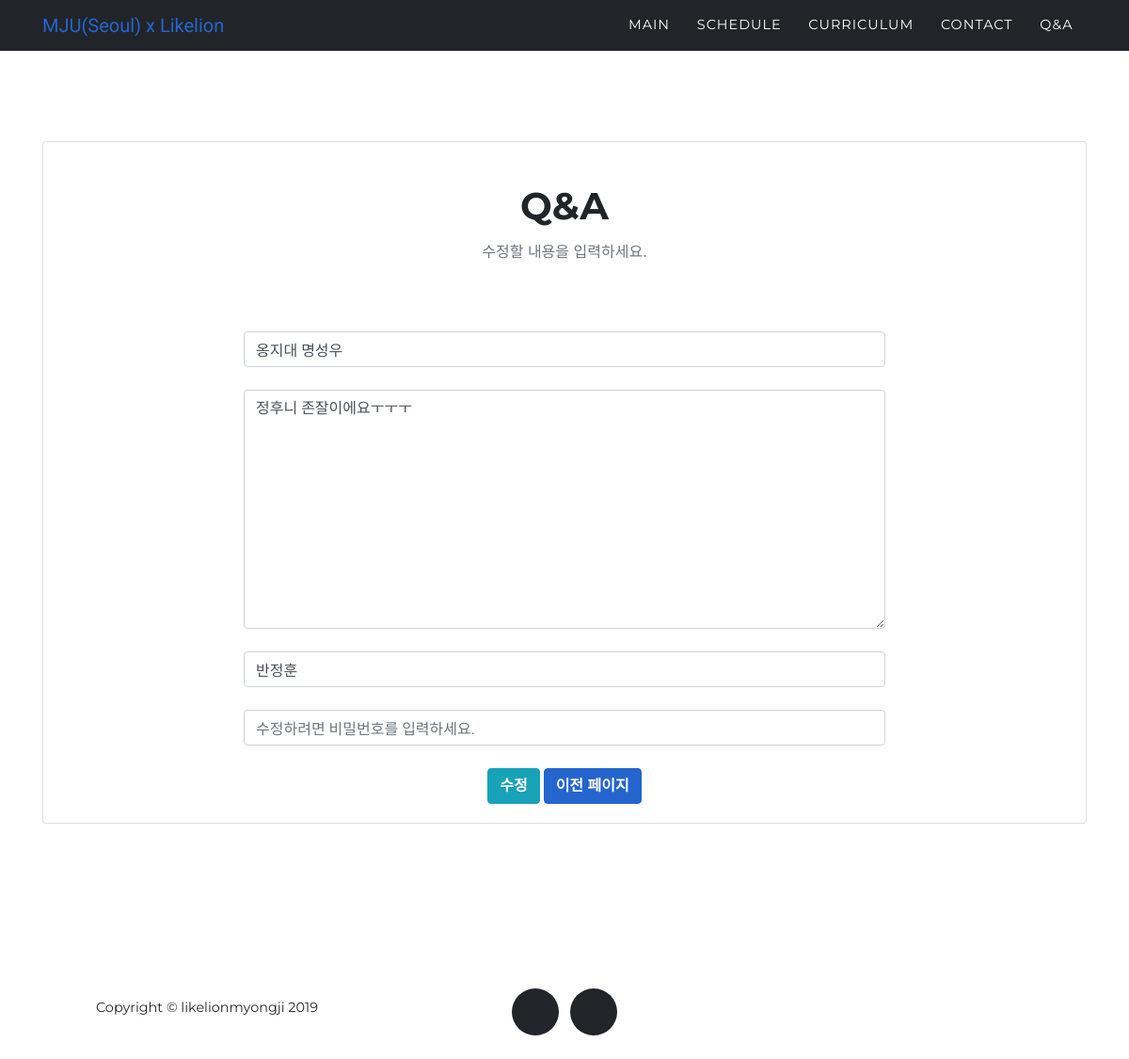
Screenshot of /question/edit/5/ with the database file from the repository.
### question/models.py (models this page shows, shortened)
class Question(models.Model):
    title = models.CharField(max_length=200)
    pub_date = models.DateTimeField('date published')
    body = models.TextField()
    writer = models.CharField(max_length=10)
    password = models.CharField(max_length=50)

### question/views.py (the view, shortened to what this page needs)
# urls.py: path('question/edit/<int:question_id>/', question.views.question_edit, name='question_edit'),
def question_edit(request, question_id):
    post = get_object_or_404(Question, pk=question_id)
    return render(request, 'question_edit.html', {'post': post})

### question/templates/question_edit.html (shortened to what this page needs)
{% extends 'question_base.html' %}
{% block content %}
<section id="QnA">
  <div class="container">
    <div class="card">
      <div class="card-body">
        <br>
        <h2 class="section-heading text-uppercase text-center">Q&A</h2>
        <h3 class="section-subheading text-muted text-center">수정할 내용을 입력하세요.</h3>
        <form method="POST" class="form-horizontal">
            <div class="container col-md-8" style="text-align: center;">
              <input class="form-control" type="text" placeholder="제목" name="title" value="{{post.title}}">
              <br>
              <textarea class="form-control" name="body" rows="10" cols="30" placeholder="본문">{{post.body}}</textarea>
              <br>
              <input class="form-control" type="text" placeholder="작성자" name="writer" value="{{post.writer}}">
              <br>
              <div class="col-xs-2">
                <input type="password" class="form-control" name="password" placeholder="수정하려면 비밀번호를 입력하세요.">
              </div>
              <br>
              <input type="submit" class="btn btn-info" value="수정">
              <a class="btn btn-primary" href="{%url 'question_detail' post.id%}" role="button">이전 페이지</a>
            </div>
        </form>
      </div>
    </div>
  </div>
</section>
{% endblock %}

### rows the page displays
Question: title "옹지대 명성우", body "정후니 존잘이에요ㅜㅜㅜ", writer "반정훈"
